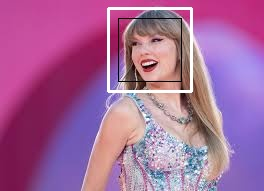
#> input picture project/kousar-aqsa/BB_TS.jpg, 264 x 191 px, given in place of TS1.jpg, which was not available
$ python Salient_Features.py
#> lines starting #> are read from the running program, lines starting #| are printed output that depends on the picture; after the words box and inside, x2 and y2 are one past the last pixel; in counts of white or black regions, pixels touching at a corner belong together; pictures that were not available may be replaced by others from this repository, and a replacement may not be noted
import cv2
import numpy as np

def disrupt_face_recognition(image_path, output_path):
    # Load the image
#> called with image_path = 'TS1.jpg', output_path = 'Salient_Feature_TS.jpg'
    image = cv2.imread(image_path)
#> image is the input picture: shape (191, 264, 3); mean B, G, R 153.8, 103.9, 166.3
    if image is None:
        print("Image not found")
        return

    # Convert image to grayscale for face detection
    gray = cv2.cvtColor(image, cv2.COLOR_BGR2GRAY)
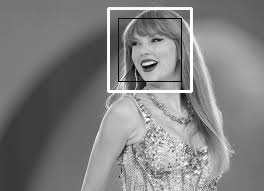
#> gray: shape (191, 264); min 0, max 255, mean 128.2

    # Load the pre-trained face detection model from OpenCV
    face_cascade = cv2.CascadeClassifier(cv2.data.haarcascades + 'haarcascade_frontalface_default.xml')

    # Detect faces in the image
    faces = face_cascade.detectMultiScale(gray, 1.1, 4)
#> faces = [[117, 17, 64, 64]]

    # Apply aggressive feature obfuscation while maintaining recognizability for humans
    for (x, y, w, h) in faces:
        # Extract the face region
        face_region = image[y:y+h, x:x+w]

        # Darken the eyes
        eye_y_shift = int(h * 0.25)
        eye_h_shift = int(h * 0.2)
        face_region[y + eye_y_shift:y + eye_y_shift + eye_h_shift, x:x + w] = [0, 0, 0]


        # Add noise to the nose region
        # nose_y_shift = int(h * 0.45)
        # nose_h_shift = int(h * 0.4)
        # # Ensure noise array has the same shape as the region where it's being added
        # noise = np.random.randint(-20, 20, (nose_h_shift, w, 3), dtype=np.int16)
        # noise = noise[:h - nose_y_shift - nose_h_shift, :w, :]
        # face_region[y + nose_y_shift:y + nose_y_shift + noise.shape[0], x:x + w] += noise.astype(np.uint8)


        # Darken the mouth and chin
        mouth_y_shift = int(h * 0.7)
        mouth_h_shift = int(h * 0.3)
        face_region[y + mouth_y_shift:y + mouth_y_shift + mouth_h_shift, x:x + w] = [0, 0, 0]

        # Replace the face region with the modified one
        image[y:y+h, x:x+w] = face_region
#> this loop made 1 pass
#> (x, y, w, h, eye_y_shift, eye_h_shift, mouth_y_shift, mouth_h_shift) on pass 1: (117, 17, 64, 64, 16, 12, 44, 19)
#> pass 1, in disrupt_face_recognition, `face_region = image[y:y+h, x:x+w]`:
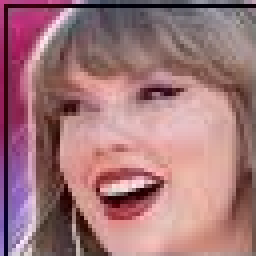
#> face_region: shape (64, 64, 3) (shown 4 times larger); mean B, G, R 121.5, 117.2, 161.6

    # Save the modified image
    cv2.imwrite(output_path, image)

# Usage
disrupt_face_recognition("TS1.jpg", "Salient_Feature_TS.jpg")

$ run again, on project/kousar-aqsa/BB_lio.jpg
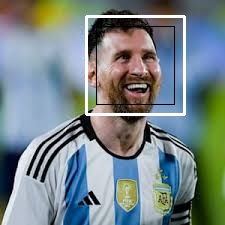
#> input picture project/kousar-aqsa/BB_lio.jpg, 225 x 225 px, given in place of TS1.jpg, which was not available
#> in disrupt_face_recognition, image is the input picture: shape (225, 225, 3); mean B, G, R 134.9, 132.5, 119
#> in disrupt_face_recognition, `gray = cv2.cvtColor(image, cv2.COLOR_BGR2GRAY)`:
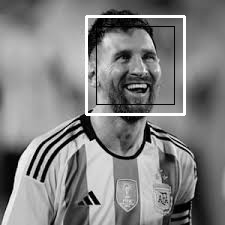
#> gray: shape (225, 225); min 0, max 255, mean 128.7
#> faces = [[97, 26, 78, 78]]
#> the loop in disrupt_face_recognition, `for (x, y, w, h) in faces:` made 1 pass
#> (x, y, w, h, eye_y_shift, eye_h_shift, mouth_y_shift, mouth_h_shift) on pass 1: (97, 26, 78, 78, 19, 15, 54, 23)
#> pass 1, in disrupt_face_recognition, `face_region = image[y:y+h, x:x+w]`:
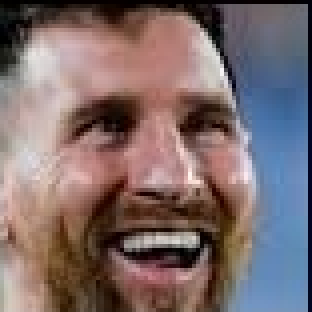
#> face_region: shape (78, 78, 3) (shown 4 times larger); mean B, G, R 108.3, 107.7, 125.1

$ run again, on project/kousar-aqsa/Lio_Test_Image.jpg
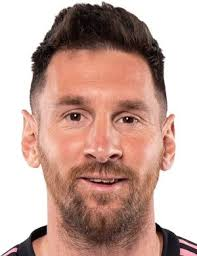
#> input picture project/kousar-aqsa/Lio_Test_Image.jpg, 197 x 256 px, given in place of TS1.jpg, which was not available
#> in disrupt_face_recognition, image is the input picture: shape (256, 197, 3); mean B, G, R 155.7, 165.2, 197.2
#> faces = [[21, 54, 159, 159]]
#> the loop in disrupt_face_recognition, `for (x, y, w, h) in faces:` made 1 pass
#> (x, y, w, h, eye_y_shift, eye_h_shift, mouth_y_shift, mouth_h_shift) on pass 1: (21, 54, 159, 159, 39, 31, 111, 47)
#> after the loop in disrupt_face_recognition, `for (x, y, w, h) in faces:`:
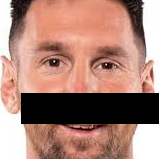
#> face_region: shape (159, 159, 3); mean B, G, R 117.8, 130.3, 170.7
#> after the loop in disrupt_face_recognition, `for (x, y, w, h) in faces:`:
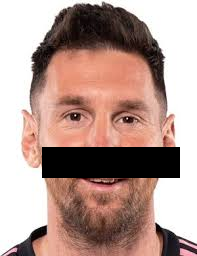
#> image: shape (256, 197, 3); 8.48% of pixels changed, all inside (x1, y1, x2, y2) = (42, 147, 180, 178)
